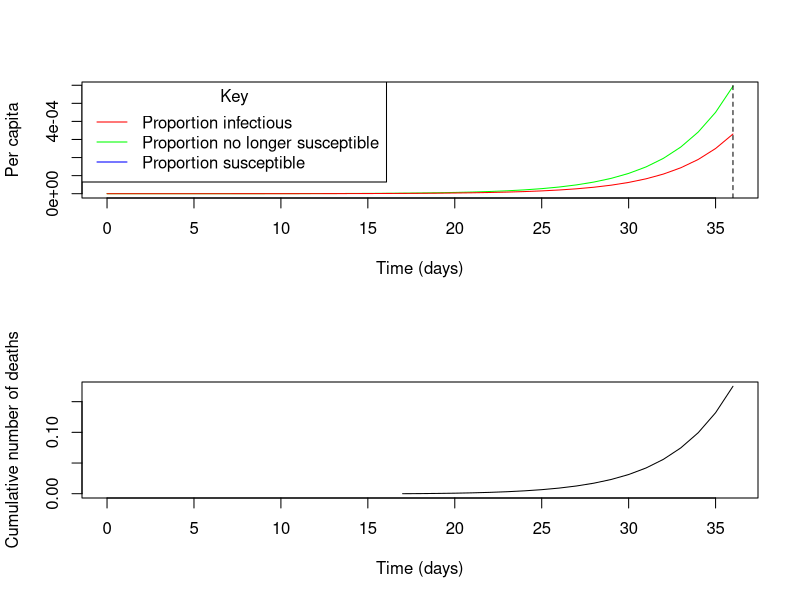

Generate this figure with R:
## install.packages("deSolve")

## Define the set of ODEs for the model. Return such that we can solve with deSolve
SIR_odes <- function(t, x, params) {
  y <- x[1]
  z <- x[2]
  dead <- x[3]
  
  ## Extract model parameters
  R0 <- params[1]
  sigma <- params[2]
  rho <- params[3]
  theta <- params[4]
  N <- params[5]
  
  beta <- R0*sigma
  
  dY <- beta*y*(1-z) - sigma*y
  dZ <- beta*y*(1-z)
  dDead <- N*rho*theta*z
  list(c(dY,dZ,dDead))
}


sigma <- 1/4.5 ## 1/Infectious period
R0 <- 2.25 ## Basic reproductive number
rho <- 0.001 ## Proportion of population at risk of severe disease
theta <- 0.14 ## Probability of dying with severe disease
psi <- 17 ## Time between infection and death

## Population of UK
N <- 66800000
## Population of Hubei
#N <- 58500000

## Number dead in UK to date
number_dead <- 422
## Number dead by 30th Jan in Hubei
## number_dead <- 162

## Approximate infection prevalence in Hubei on 30th Jan
## approx_prev <- 0.01

## Times to solve model over
t <- seq(0,100,by=1)

## Note starting conditions for population size - we're working per capita here
results <- as.data.frame(deSolve::ode(y=c(y=1/N,z=1/N,Dead=0),
                                      times=t, func=SIR_odes,
                                      parms=c(R0,sigma, rho, theta, N)))

## Deaths for that time are actually reported psi days later
results$time_deaths <- results$time + psi
results$susc <- 1 - results$z

## Number of days since start
days_to_test <- as.integer(as.POSIXct("2020-03-03") - as.POSIXct("2020-01-27"))

par(mfrow=c(2,1))
plot(results[results$time <= days_to_test,c("time","z")], type='l',col="green",xlab="Time (days)", ylab="Per capita")
lines(results[results$time <= days_to_test,c("time","y")], col="red")
lines(results[results$time <= days_to_test,c("time","susc")], col="blue")
abline(v=days_to_test, lty=2)
legend("topleft", title="Key",
       legend=c("Proportion infectious","Proportion no longer susceptible","Proportion susceptible"),
       col=c("red","green","blue"),
       lty=c(1,1,1))

plot(results[results$time_deaths <= days_to_test, c("time_deaths","Dead")],type='l', xlab="Time (days)", ylab="Cumulative number of deaths",xlim=c(0,days_to_test))
